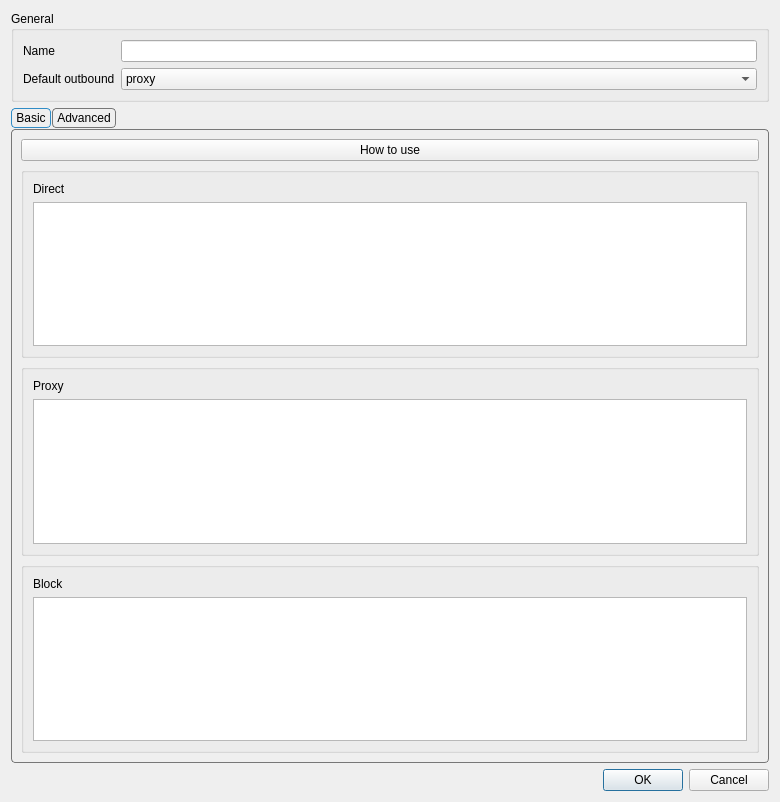
<?xml version="1.0" encoding="UTF-8"?>
<ui version="4.0">
 <class>RouteItem</class>
 <widget class="QDialog" name="RouteItem">
  <property name="geometry">
   <rect>
    <x>0</x>
    <y>0</y>
    <width>780</width>
    <height>802</height>
   </rect>
  </property>
  <property name="windowTitle">
   <string>Route Profile</string>
  </property>
  <layout class="QVBoxLayout" name="verticalLayout_3">
   <item>
    <widget class="QGroupBox" name="generalBox">
     <property name="title">
      <string>General</string>
     </property>
     <layout class="QGridLayout" name="gridLayout">
      <item row="0" column="0">
       <widget class="QLabel" name="route_name_l">
        <property name="text">
         <string>Name</string>
        </property>
       </widget>
      </item>
      <item row="0" column="1">
       <widget class="QLineEdit" name="route_name"/>
      </item>
      <item row="2" column="1">
       <widget class="QComboBox" name="def_out">
        <item>
         <property name="text">
          <string notr="true">proxy</string>
         </property>
        </item>
        <item>
         <property name="text">
          <string notr="true">direct</string>
         </property>
        </item>
       </widget>
      </item>
      <item row="2" column="0">
       <widget class="QLabel" name="def_out_l">
        <property name="text">
         <string>Default outbound</string>
        </property>
       </widget>
      </item>
     </layout>
    </widget>
   </item>
   <item>
    <widget class="QTabWidget" name="tabWidget">
     <property name="styleSheet">
      <string notr="true">QTabWidget::pane {
    margin-top: 1px;
    border: 1px solid #777777;
    border-radius: 4px;
}

QTabBar {
    background: transparent;
    qproperty-drawBase: 0;
}

QTabBar::tab {
    border: 1px solid #777777;
    border-radius: 4px;

    padding: 2px 4px;
    margin-right: 1px;
}

QTabBar::tab:selected {
    border: 1px solid palette(highlight);
}

QTabBar::tab:!selected {
    border: 1px solid #777777;
}

QTabBar::tab:hover:!selected {
    border: 1px solid #777777;
}</string>
     </property>
     <property name="currentIndex">
      <number>0</number>
     </property>
     <widget class="QWidget" name="tab_2">
      <attribute name="title">
       <string>Basic</string>
      </attribute>
      <layout class="QVBoxLayout" name="verticalLayout_5">
       <item>
        <widget class="QPushButton" name="howtouse_button">
         <property name="text">
          <string>How to use</string>
         </property>
        </widget>
       </item>
       <item>
        <widget class="QGroupBox" name="simple_direct_box">
         <layout class="QVBoxLayout" name="verticalLayout_6">
          <item>
           <widget class="QLabel" name="label">
            <property name="text">
             <string>Direct</string>
            </property>
           </widget>
          </item>
          <item>
           <widget class="QTextEdit" name="simple_direct"/>
          </item>
         </layout>
        </widget>
       </item>
       <item>
        <widget class="QGroupBox" name="simple_proxy_box">
         <layout class="QVBoxLayout" name="verticalLayout_7">
          <item>
           <widget class="QLabel" name="label_2">
            <property name="text">
             <string>Proxy</string>
            </property>
           </widget>
          </item>
          <item>
           <widget class="QTextEdit" name="simple_proxy"/>
          </item>
         </layout>
        </widget>
       </item>
       <item>
        <widget class="QGroupBox" name="simple_block_box">
         <layout class="QVBoxLayout" name="verticalLayout_8">
          <item>
           <widget class="QLabel" name="label_3">
            <property name="text">
             <string>Block</string>
            </property>
           </widget>
          </item>
          <item>
           <widget class="QTextEdit" name="simple_block"/>
          </item>
         </layout>
        </widget>
       </item>
      </layout>
     </widget>
     <widget class="QWidget" name="tab">
      <attribute name="title">
       <string>Advanced</string>
      </attribute>
      <layout class="QVBoxLayout" name="verticalLayout_4">
       <item>
        <widget class="QWidget" name="widget" native="true">
         <layout class="QHBoxLayout" name="horizontalLayout">
          <item>
           <widget class="QPushButton" name="route_import_json">
            <property name="text">
             <string>Import JSON</string>
            </property>
           </widget>
          </item>
         </layout>
        </widget>
       </item>
       <item>
        <widget class="QGroupBox" name="groupBox">
         <property name="title">
          <string>Rules</string>
         </property>
         <layout class="QHBoxLayout" name="horizontalLayout_4">
          <property name="leftMargin">
           <number>0</number>
          </property>
          <property name="topMargin">
           <number>0</number>
          </property>
          <property name="rightMargin">
           <number>0</number>
          </property>
          <property name="bottomMargin">
           <number>0</number>
          </property>
          <item>
           <widget class="QFrame" name="frame">
            <property name="frameShape">
             <enum>QFrame::Shape::NoFrame</enum>
            </property>
            <property name="frameShadow">
             <enum>QFrame::Shadow::Raised</enum>
            </property>
            <layout class="QVBoxLayout" name="verticalLayout_9">
             <property name="spacing">
              <number>7</number>
             </property>
             <property name="leftMargin">
              <number>5</number>
             </property>
             <property name="topMargin">
              <number>5</number>
             </property>
             <property name="rightMargin">
              <number>5</number>
             </property>
             <property name="bottomMargin">
              <number>5</number>
             </property>
             <item>
              <widget class="QListWidget" name="route_items"/>
             </item>
             <item>
              <widget class="QWidget" name="widget_2" native="true">
               <layout class="QHBoxLayout" name="horizontalLayout_2">
                <item>
                 <widget class="QPushButton" name="new_route_item">
                  <property name="text">
                   <string>New</string>
                  </property>
                 </widget>
                </item>
                <item>
                 <widget class="QPushButton" name="moveup_route_item">
                  <property name="text">
                   <string>Move Up</string>
                  </property>
                 </widget>
                </item>
                <item>
                 <widget class="QPushButton" name="movedown_route_item">
                  <property name="text">
                   <string>Move Down</string>
                  </property>
                 </widget>
                </item>
                <item>
                 <widget class="QPushButton" name="delete_route_item">
                  <property name="text">
                   <string>Delete</string>
                  </property>
                 </widget>
                </item>
               </layout>
              </widget>
             </item>
            </layout>
           </widget>
          </item>
          <item>
           <widget class="QFrame" name="rule_attr_box">
            <layout class="QVBoxLayout" name="verticalLayout">
             <property name="leftMargin">
              <number>0</number>
             </property>
             <property name="topMargin">
              <number>5</number>
             </property>
             <property name="rightMargin">
              <number>5</number>
             </property>
             <property name="bottomMargin">
              <number>5</number>
             </property>
             <item>
              <layout class="QHBoxLayout" name="horizontalLayout_5">
               <item>
                <widget class="QLabel" name="rule_name_l">
                 <property name="text">
                  <string>Name</string>
                 </property>
                </widget>
               </item>
               <item>
                <widget class="QLineEdit" name="rule_name"/>
               </item>
              </layout>
             </item>
             <item>
              <widget class="QLabel" name="rule_preview_l">
               <property name="text">
                <string>Preview</string>
               </property>
              </widget>
             </item>
             <item>
              <widget class="QTextBrowser" name="rule_preview">
               <property name="minimumSize">
                <size>
                 <width>0</width>
                 <height>120</height>
                </size>
               </property>
               <property name="documentTitle">
                <string notr="true"/>
               </property>
               <property name="openExternalLinks">
                <bool>false</bool>
               </property>
              </widget>
             </item>
            </layout>
           </widget>
          </item>
         </layout>
        </widget>
       </item>
       <item>
        <widget class="QGroupBox" name="groupBox_2">
         <property name="title">
          <string>Rule Settings</string>
         </property>
         <layout class="QVBoxLayout" name="verticalLayout_2">
          <property name="spacing">
           <number>7</number>
          </property>
          <property name="leftMargin">
           <number>0</number>
          </property>
          <property name="topMargin">
           <number>0</number>
          </property>
          <property name="rightMargin">
           <number>0</number>
          </property>
          <property name="bottomMargin">
           <number>0</number>
          </property>
          <item>
           <layout class="QHBoxLayout" name="horizontalLayout_action">
            <property name="leftMargin">
             <number>4</number>
            </property>
            <property name="rightMargin">
             <number>4</number>
            </property>
            <item>
             <widget class="QLabel" name="rule_action_l">
              <property name="text">
               <string>Action</string>
              </property>
             </widget>
            </item>
            <item>
             <widget class="QComboBox" name="rule_action_combo"/>
            </item>
           </layout>
          </item>
          <item>
           <widget class="QTabWidget" name="rule_attr_tabs">
            <property name="sizePolicy">
             <sizepolicy hsizetype="Preferred" vsizetype="Preferred">
              <horstretch>0</horstretch>
              <verstretch>0</verstretch>
             </sizepolicy>
            </property>
            <property name="minimumSize">
             <size>
              <width>0</width>
              <height>100</height>
             </size>
            </property>
            <property name="styleSheet">
             <string notr="true">QTabWidget::pane {
    margin-top: 1px;
    border: 1px solid #777777;
    border-radius: 4px;
}

QTabBar {
    background: transparent;
    qproperty-drawBase: 0;
}

QTabBar::tab {
    border: 1px solid #777777;
    border-radius: 4px;

    padding: 2px 4px;
    margin-right: 1px;
}

QTabBar::tab:selected {
    border: 1px solid palette(highlight);
}

QTabBar::tab:!selected {
    border: 1px solid #777777;
}

QTabBar::tab:hover:!selected {
    border: 1px solid #777777;
}</string>
            </property>
            <property name="currentIndex">
             <number>-1</number>
            </property>
           </widget>
          </item>
         </layout>
        </widget>
       </item>
      </layout>
     </widget>
    </widget>
   </item>
   <item>
    <widget class="QDialogButtonBox" name="buttonBox">
     <property name="standardButtons">
      <set>QDialogButtonBox::StandardButton::Cancel|QDialogButtonBox::StandardButton::Ok</set>
     </property>
    </widget>
   </item>
  </layout>
 </widget>
 <resources/>
 <connections/>
</ui>
